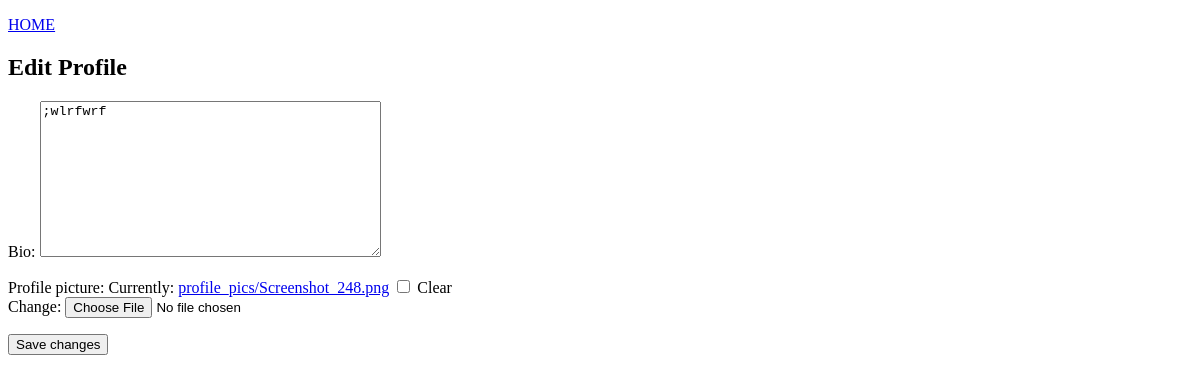
The app's page /profile/ernur/edit/ (signed in), older data.
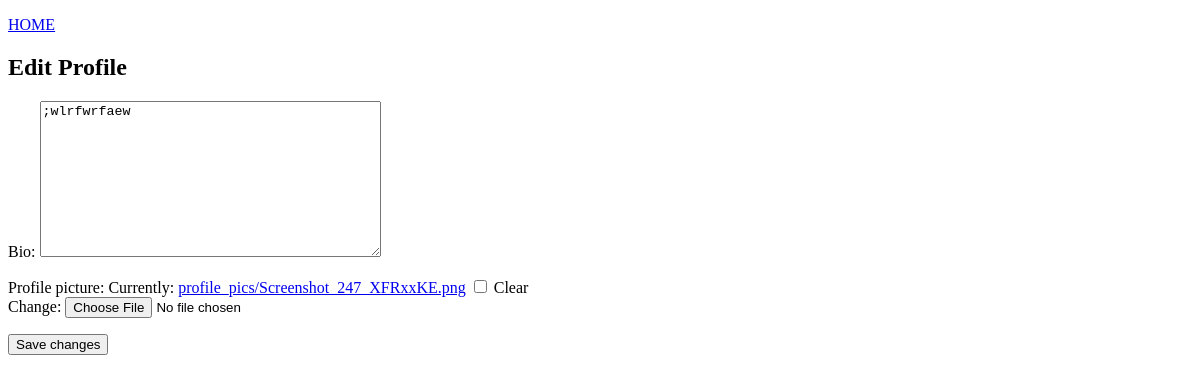
The same page, newer data.
### users/models.py (models this page shows, shortened)
class Profile(models.Model):
    user=models.OneToOneField(User, on_delete=models.CASCADE)
    bio=models.TextField(max_length=255)
    profile_picture=models.ImageField(upload_to='profile_pics/', blank=True, null=True)
    class Meta:
        db_table = "profile"

### users/views.py (the view)
# urls.py: path('profile/<str:username>/edit/', views.edit_profile, name='edit_profile'),
@login_required
def edit_profile(request,username):
    profile = get_object_or_404(Profile, user__username=username)
    print(f"Editing profile for user: {request.user.username}")
    if request.method == 'POST':
        form = ProfileForm(request.POST, request.FILES, instance=profile)
        if form.is_valid():
            form.save()
            return redirect('profile', username=request.user.username)
    else:
        form = ProfileForm(instance=profile)
    return render(request, 'edit_profile.html', {'form': form})

### users/forms.py
class ProfileForm(forms.ModelForm):
    class Meta:
        model = Profile
        fields = ['bio', 'profile_picture']

### users/templates/edit_profile.html (shortened to what this page needs)
{% extends "master.html" %}
{% block content %}
<p><a href="/users/">HOME</a></p>
<h2>Edit Profile</h2>
<form method="POST" enctype="multipart/form-data">
    {{ form.as_p }}
    <button type="submit">Save changes</button>
</form>
{% endblock %}

Row changes from the older to the newer data that the page shows:
changed Profile: bio ";wlrfwrf" → ";wlrfwrfaew"
Text that changed along with them:
text no longer shown: "Bio: Profile picture: Currently: profile_pics/Screenshot_248.png Clear Change:"
text now shown: "Bio: Profile picture: Currently: profile_pics/Screenshot_247_XFRxxKE.png Clear Change:"
